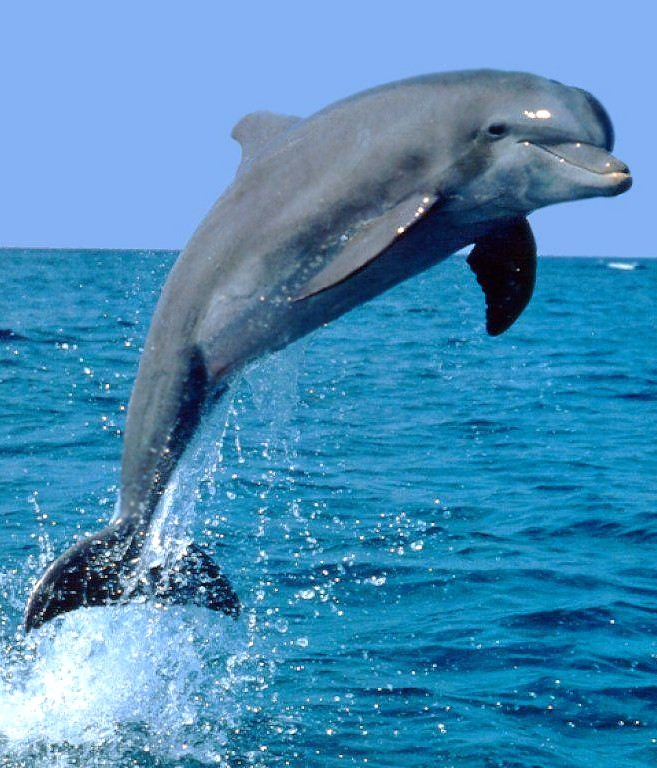
#> input picture dolphin.jpg, 657 x 768 px
$ python toonify.py dolphin.jpg dolphin.jpg
#> lines starting #> are read from the running program, lines starting #| are printed output that depends on the picture
import cv2
import numpy as np
import math
import sys
from matplotlib import pyplot as plt
from sklearn.cluster import MiniBatchKMeans


# [55 lines left out: functions Quantize_Colors, toonify_DOG_bilateral, not called in this run]


if len(sys.argv) >= 2:
	filename = (sys.argv[2])
else:
	print ("ERROR INPUT ")
	exit()
if (sys.argv[1] == "-m"):
	QN = 5;
elif (sys.argv[1] == "-p"):
	QN = 10;
input_image = cv2.imread(filename, cv2.IMREAD_COLOR)
#> input_image is the input picture: shape (768, 657, 3); mean B, G, R 183.7, 140.1, 72.3
input_image_gray = cv2.imread(filename, cv2.IMREAD_GRAYSCALE)
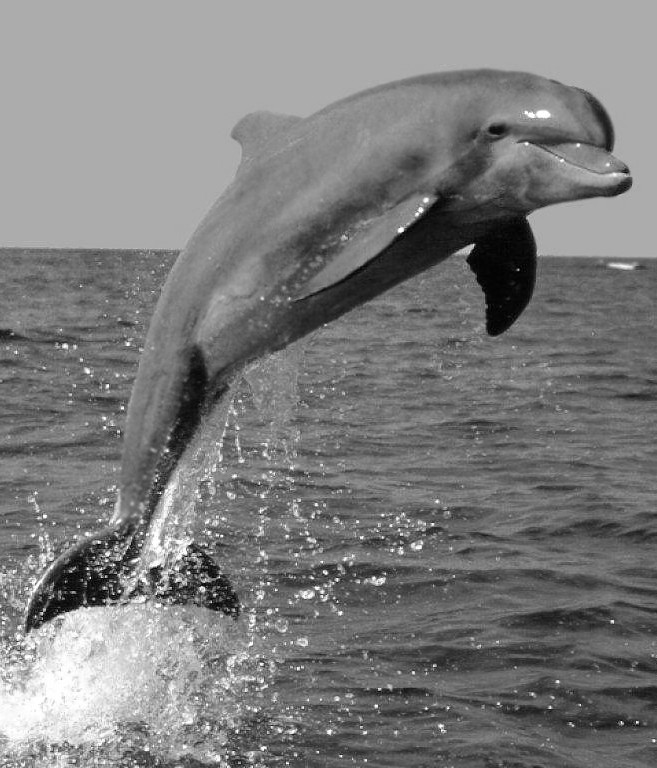
#> input_image_gray: shape (768, 657); min 0, max 255, mean 124.8

#> (the run stopped early here; a loop or call above may not have finished)
